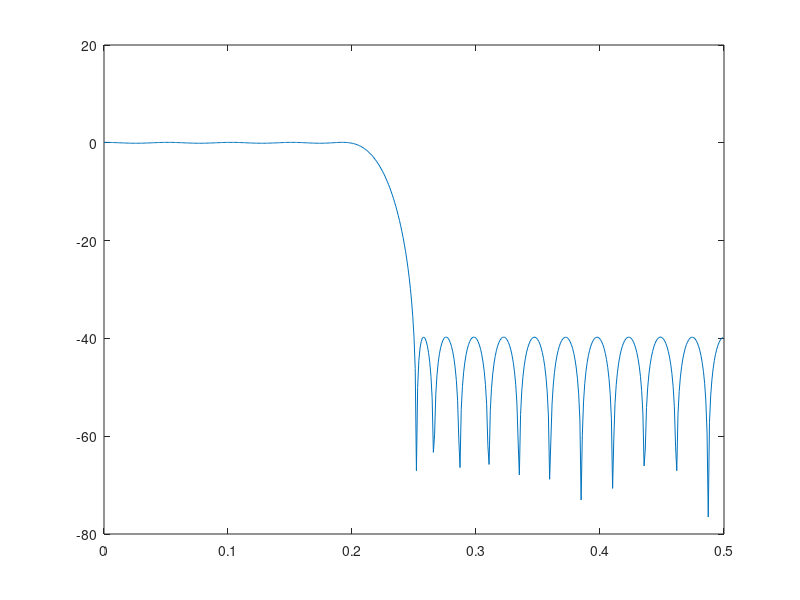
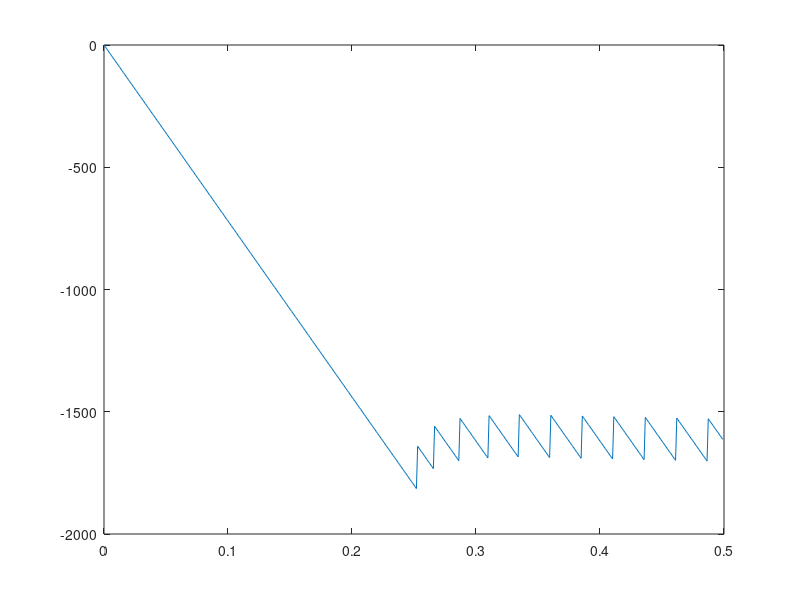
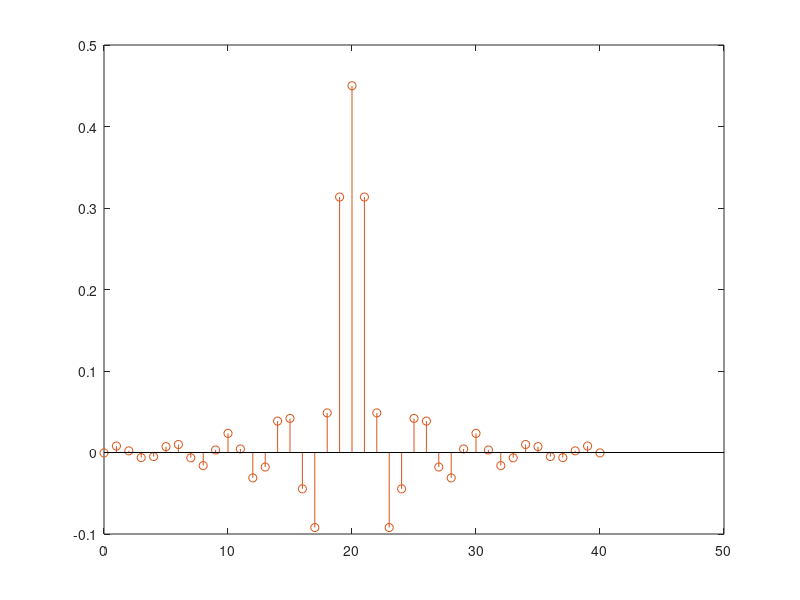

Source code (MATLAB) for these figures, in order:
% MATLAB script for Illustrative Problem 6.3.
clear
echo on
f_cutoff=2000;				% the desired cutoff frequency
f_stopband=2500;			% the actual stopband frequency
fs=10000;				% the sampling frequency
f1=2*f_cutoff/fs;			% the normalized passband frequency
f2=2*f_stopband/fs;			% the normalized stopband frequency
N=41;					% This number is found by experiment.
F=[0 f1 f2 1];		
M=[1 1 0 0];				% describes the lowpass filter
B=remez(N-1,F,M);			% returns the FIR tap coefficients
% Plotting command follows.
[H,W]=freqz(B);
H_in_dB=20*log10(abs(H));
pause   % Press a key to see magnitude of H in dB 
figure(1);
plot(W/(2*pi),H_in_dB);
pause   % Press a key to see phase of H
figure(2);
plot(W/(2*pi),(180/pi)*unwrap(angle(H)));
pause   % Press a key to see the impulse response
figure(3);
plot(zeros(size([0:N-1])));
hold;
stem([0:N-1],B);